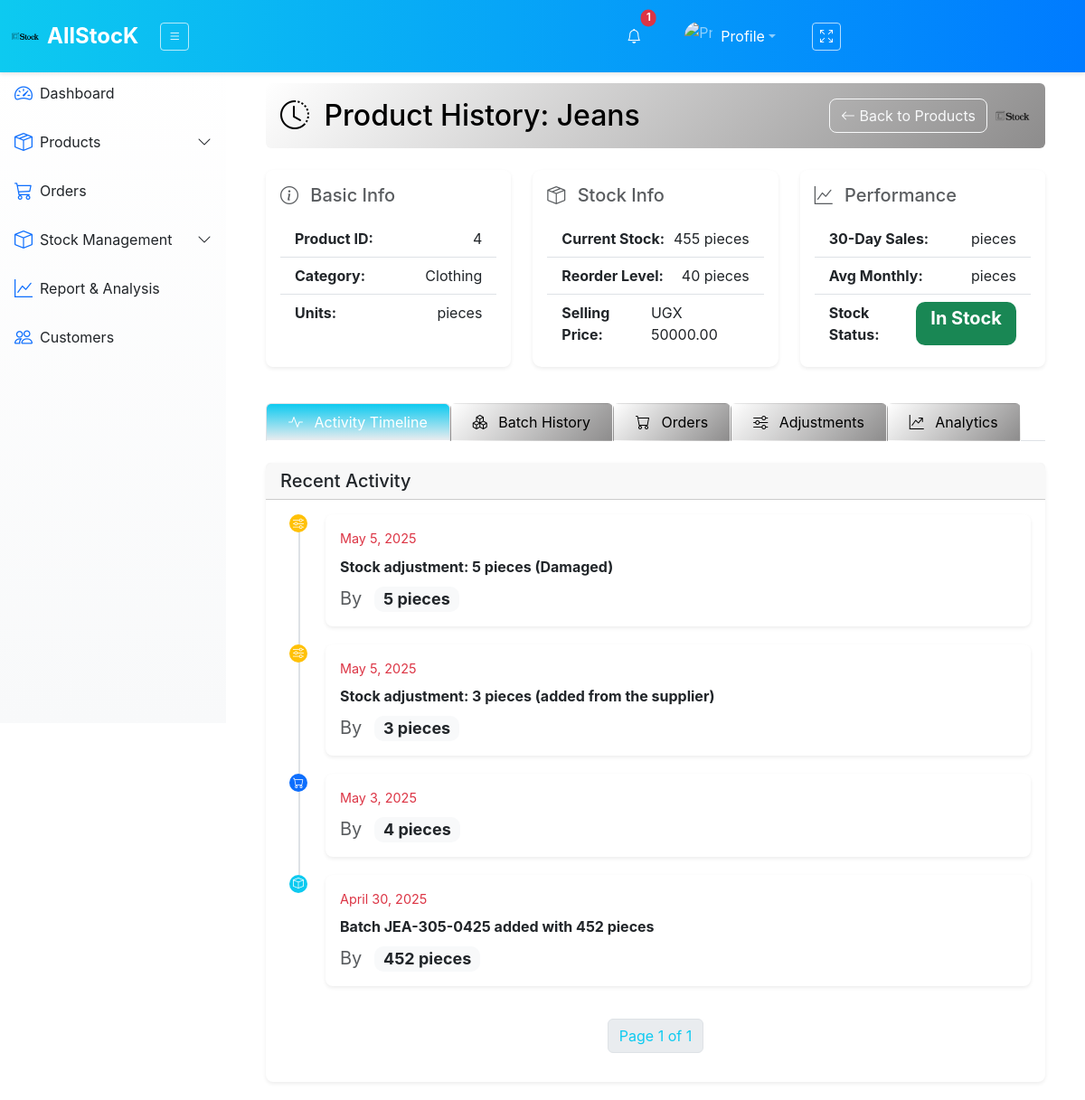
The page /product_history/4/ on the database its author committed.
### inventory_sys/models.py (models this page shows, shortened)
class Product(models.Model):
    product_id = models.AutoField(primary_key=True)
    name = models.CharField(max_length=100, unique=True)
    category = models.ForeignKey('Category', on_delete=models.CASCADE)
    selling_price = models.FloatField()
    units = models.CharField(max_length=50, default='pcs')
    quantity_in_stock = models.IntegerField(default=0)
    reorder_quantity = models.PositiveIntegerField(default=0)
    reorder_level = models.PositiveIntegerField(default=0)

class Category(models.Model):
    name = models.CharField(max_length=255, unique=True)
    description = models.TextField(blank=True, null=True)
    category_type = models.CharField(max_length=20, choices=CATEGORY_TYPES, default='finished_goods')
    created_at = models.DateTimeField(auto_now_add=True)

class Customer(models.Model):
    name = models.CharField(max_length=100)
    email = models.EmailField(unique=True)
    phone = models.CharField(max_length=10)
    address = models.CharField(max_length=40)

class Order(models.Model):
    PAYMENT_METHODS = [
        ("cash", "Cash"),
        ("credit_card", "Credit Card"),
        ("mobile_money", "Mobile Money"),
        ("bank_transfer", "Bank Transfer"),
    ]
    STATUS_CHOICES = [
        ('pending', 'Pending'),
        ('processing', 'Processing'),
        ('completed', 'Completed'),
        ('canceled', 'Canceled'),
    ]
    customer = models.ForeignKey(Customer, on_delete=models.CASCADE)
    product = models.ForeignKey(Product, to_field="product_id", on_delete=models.CASCADE)
    quantity = models.PositiveIntegerField()
    batch_sku = models.ForeignKey('ProductBatch', on_delete=models.SET_NULL, null=True, blank=True)
    units = models.CharField(max_length=50, default='pcs')
    price_per_unit = models.DecimalField(max_digits=10, decimal_places=2, default=0.00)
    total_price = models.DecimalField(max_digits=10, decimal_places=2, default=0.00)
    payment_method = models.CharField(max_length=20, choices=PAYMENT_METHODS, default="cash")
    discount = models.DecimalField(max_digits=5, decimal_places=2, default=0.00)
    final_total = models.DecimalField(max_digits=10, decimal_places=2, default=0.00)
    order_date = models.DateField(default=timezone.now)
    status = models.CharField(max_length=20, choices=STATUS_CHOICES, default='pending')

class ProductBatch(models.Model):
    product = models.ForeignKey(Product, on_delete=models.CASCADE)
    batch_sku = models.CharField(max_length=50, unique=True, null=True, blank=True)
    expiry_date = models.DateField(null=True, blank=True)
    initial_quantity = models.PositiveIntegerField()
    current_quantity = models.PositiveIntegerField()
    supplier = models.ForeignKey('Supplier', on_delete=models.CASCADE)
    buying_price = models.FloatField()
    manufacture_date = models.DateField(null=True, blank=True, default=date.today)
    stock_date = models.DateField(default=timezone.now)

### inventory_sys/views.py (the view)
# urls.py: path('product_history/<int:product_id>/', views.product_history, name='product_history'),
def product_history(request, product_id):
    product = get_object_or_404(Product, pk=product_id)
    combined_activity = []
    for batch in product.productbatch_set.all():
        combined_activity.append({
            'date': batch.stock_date,
            'event_type': 'batch',
            'description': f"Batch {batch.batch_sku} added with {batch.initial_quantity} {product.units}",
            'quantity': batch.initial_quantity
        })
        orders = product.order_set.all().order_by('-order_date')
    for order in orders:
        combined_activity.append({
            'date': order.order_date,
            'event_type': 'order',
            'user': order.customer,
            'quantity': order.quantity
        })
    adjustments = product.stockadjustment_set.all().order_by('-created_at')
    for adj in adjustments:
        combined_activity.append({
            'date': adj.created_at.date(),
            'event_type': 'adjustment',
            'description': f"Stock adjustment: {adj.quantity} {product.units} ({adj.reason})",
            'quantity': adj.quantity
        })
    combined_activity.sort(key=lambda x: x['date'], reverse=True)
    paginator = Paginator(combined_activity, 10)
    page_number = request.GET.get('page')
    page_obj = paginator.get_page(page_number)
    today = datetime.now()
    sales_labels = []
    sales_data = []
    for i in range(11, -1, -1):
     month = today - relativedelta(months=i)
     sales_labels.append(month.strftime("%b %Y"))
     sales_data.append(0)
    batch_labels = [f"Batch {batch.batch_sku}" for batch in product.productbatch_set.all()]
    batch_quantities = [batch.current_quantity for batch in product.productbatch_set.all()]
    context = {
        'product': product,
        'combined_activity': page_obj,
        'orders': orders,
        'adjustments': adjustments,
        'sales_labels': sales_labels,
        'sales_data': sales_data,
        'batch_labels': batch_labels,
        'batch_quantities' : batch_quantities,
    }
    return render(request, 'InvApp/product_history.html', context)

### inventory_sys/templates/InvApp/product_history.html (shortened to what this page needs)
{% extends "InvApp/layout.html" %}
{% load static %}
{% block content %}
<div class="container-fluid pt-3">
    <div class="d-flex justify-content-between align-items-center mb-4 p-3 rounded" style="background: linear-gradient(135deg, #ffffff 0%, #8d8c8c 100%); color: #000000;">
        <h2 class="m-0"><i class="bi bi-clock-history me-2"></i> Product History: {{ product.name }}</h2>
        <div class="d-flex align-items-center">
            <a href="{% url 'product_list' %}" class="btn btn-outline-light rounded-3 me-2">
                <i class="bi bi-arrow-left"></i> Back to Products
            </a>
            <img src="{% static 'images/logo-sm.png' %}" alt="Logo" style="height: 40px; opacity: 0.9;">
        </div>
    </div>
    <div class="row mb-4">
        <div class="col-md-4 mb-3">
            <div class="card border-0 shadow-sm rounded-3 h-100">
                <div class="card-body">
                    <h5 class="text-muted mb-3"><i class="bi bi-info-circle me-2"></i> Basic Info</h5>
                    <ul class="list-group list-group-flush">
                        <li class="list-group-item d-flex justify-content-between">
                            <span class="fw-bold">Product ID:</span>
                            <span >{{ product.product_id }}</span>
                        </li>
                        <li class="list-group-item d-flex justify-content-between">
                            <span class="fw-bold">Category:</span>
                            <span>{{ product.category.name }}</span>
                        </li>
                        <li class="list-group-item d-flex justify-content-between">
                            <span class="fw-bold">Units:</span>
                            <span>{{ product.units }}</span>
                        </li>
                    </ul>
                </div>
            </div>
        </div>
        <div class="col-md-4 mb-3">
            <div class="card border-0 shadow-sm  h-100" >
                <div class="card-body">
                    <h5 class="text-muted mb-3"><i class="bi bi-box-seam me-2"></i> Stock Info</h5>
                    <ul class="list-group list-group-flush">
                        <li class="list-group-item d-flex justify-content-between">
                            <span class="fw-bold">Current Stock:</span>
                            <span>{{ product.quantity_in_stock }} {{ product.units }}</span>
                        </li>
                        <li class="list-group-item d-flex justify-content-between">
                            <span class="fw-bold">Reorder Level:</span>
                            <span>{{ product.reorder_level }} {{ product.units }}</span>
                        </li>
                        <li class="list-group-item d-flex justify-content-between">
                            <span class="fw-bold">Selling Price:</span>
                            <span>UGX {{ product.selling_price|floatformat:2 }}</span>
                        </li>
                    </ul>
                </div>
            </div>
        </div>
        <div class="col-md-4 mb-3">
            <div class="card border-0 shadow-sm rounded-3 h-100">
                <div class="card-body">
                    <h5 class="text-muted mb-3"><i class="bi bi-graph-up me-2"></i> Performance</h5>
                    <ul class="list-group list-group-flush">
                        <li class="list-group-item d-flex justify-content-between">
                            <span class="fw-bold">30-Day Sales:</span>
                            <span>{{ product.total_sold_last_30_days }} {{ product.units }}</span>
                        </li>
                        <li class="list-group-item d-flex justify-content-between">
                            <span class="fw-bold">Avg Monthly:</span>
                            <span>{{ product.avg_monthly_sales|floatformat:2 }} {{ product.units }}</span>
                        </li>
                        <li class="list-group-item d-flex justify-content-between">
                            <span class="fw-bold">Stock Status:</span>
                            <span class="badge px-3 py-2 fs-5  bg-{% if product.quantity_in_stock < product.reorder_level %}danger{% elif product.quantity_in_stock == product.reorder_level %}warning{% else %}success{% endif %}">
                                {% if product.quantity_in_stock < product.reorder_level %}Low Stock
                                {% elif product.quantity_in_stock == product.reorder_level %}Reorder Level
                                {% else %}In Stock{% endif %}
                            </span>
                        </li>
                    </ul>
                </div>
            </div>
        </div>
    </div>
<ul class="nav nav-tabs mb-4" id="historyTabs" role="tablist">
    <li class="nav-item" role="presentation">
        <button class="nav-link tab-button active rounded-top px-4 py-2" id="activity-tab" data-bs-toggle="tab" data-bs-target="#activity" type="button" role="tab">
            <i class="bi bi-activity me-2"></i> Activity Timeline
        </button>
    </li>
    <li class="nav-item" role="presentation">
        <button class="nav-link tab-button rounded-top px-4 py-2" id="batches-tab" data-bs-toggle="tab" data-bs-target="#batches" type="button" role="tab">
            <i class="bi bi-boxes me-2"></i> Batch History
        </button>
    </li>
    <li class="nav-item" role="presentation">
        <button class="nav-link tab-button rounded-top px-4 py-2" id="orders-tab" data-bs-toggle="tab" data-bs-target="#orders" type="button" role="tab">
            <i class="bi bi-cart me-2"></i> Orders
        </button>
    </li>
    <li class="nav-item" role="presentation">
        <button class="nav-link tab-button rounded-top px-4 py-2" id="adjustments-tab" data-bs-toggle="tab" data-bs-target="#adjustments" type="button" role="tab">
            <i class="bi bi-sliders me-2"></i> Adjustments
        </button>
    </li>
    <li class="nav-item" role="presentation">
        <button class="nav-link tab-button rounded-top px-4 py-2" id="analytics-tab" data-bs-toggle="tab" data-bs-target="#analytics" type="button" role="tab">
            <i class="bi bi-graph-up-arrow me-2"></i> Analytics
        </button>
    </li>
</ul>
    <div class="tab-content mt-3" id="historyTabsContent">
        <div class="tab-pane fade show active" id="activity" role="tabpanel">
            <div class="card border-0 shadow-sm rounded-3">
                <div class="card-header  text-white d-flex justify-content-between align-items-center">
                    <h5 class="mb-0 text-dark">Recent Activity</h5>
                </div>
                <div class="card-body">
                    <div class="timeline">
                        {% for event in combined_activity %}
                        <div class="timeline-item {% if forloop.first %}first{% endif %} {% if forloop.last %}last{% endif %}">
                            <div class="timeline-badge bg-{% if event.event_type == 'order' %}primary{% elif event.event_type == 'adjustment' %}warning{% elif event.event_type == 'batch' %}info{% else %}secondary{% endif %}">
                                <i class="bi bi-{% if event.event_type == 'order' %}cart{% elif event.event_type == 'adjustment' %}sliders{% elif event.event_type == 'batch' %}box{% else %}activity{% endif %}"></i>
                            </div>
                            <div class="timeline-card border-0 shadow-sm  rounded-3">
                                <div class="timeline-header">
                                    <span class="text-danger float-end">{{ event.date }}</span>
                                </div>
                                <div class="timeline-body fs-6 fw-bold">
                                    {{ event.description }}
                                </div>
                                <div class="timeline-footer fs-5">
                                    <span class="text-muted ">By {{ event.customer.name }}</span>
                                    {% if event.quantity %}
                                    <span class="badge bg-light text-dark ms-2">{{ event.quantity }} {{ product.units }}</span>
                                    {% endif %}
                                </div>
                            </div>
                        </div>
                        {% empty %}
                        <div class="alert alert-info text-center">
                            <i class="bi bi-info-circle fs-1"></i>
                            <h5 class="mt-2">No activity recorded for this product.</h5>
                        </div>
                        {% endfor %}
                    </div>
                    <nav aria-label="Timeline pagination" class="mt-3">
                        <ul class="pagination justify-content-center">
                            <li class="page-item disabled">
                                <span class="page-link">Page {{ combined_activity.number }} of {{ combined_activity.paginator.num_pages }}</span>
                            </li>
                        </ul>
                    </nav>
                </div>
            </div>
        </div>
    </div>
</div>
{% endblock %}

### inventory_sys/static/style/style.css (style rules this page uses)
.card { border-radius: 10px; transition: transform 0.2s ease-in-out; }
.badge { font-size: 0.9em; padding: 5px 10px; border-radius: 10px; }
.timeline { position: relative; padding-left: 50px; }
.timeline-item { position: relative; padding-bottom: 20px; }
.timeline-item:before { content: ''; position: absolute; left: -30px; top: 0; width: 2px; height: 100%; background-color: #dee2e6; }
.timeline-item.first:before { top: 15px; }
.timeline-item.last:before { height: 15px; }
.timeline-badge { position: absolute; left: -40px; top: 0; width: 20px; height: 20px; border-radius: 50%; display: flex; align-items: center; justify-content: center; color: white; font-size: 0.75rem; }
.timeline-card { background: white; border: 1px solid #dee2e6; border-radius: 0.25rem; padding: 1rem; position: relative; }
.timeline-header { display: flex; justify-content: space-between; margin-bottom: 0.5rem; font-size: 0.9rem; }
.timeline-body { font-size: 0.85rem; margin-bottom: 0.5rem; }
.timeline-footer { font-size: 0.75rem; color: #6c757d; }
.card { transition: transform 0.2s; }

### inventory_sys/static/style/report.css (style rules this page uses)
.pagination .page-link { border-radius: 50%; margin: 0 5px; color: #0dcaf0; }

### inventory_sys/static/style/layout.css (style rules this page uses)
body { min-height: 100vh; overflow-x: hidden; padding-top: var(--navbar-height); padding-left: var(--sidebar-width); font-family: 'Inter', sans-serif; transition: all 0.3s ease; }
.card { transition: transform 0.3s ease; }
.pagination .page-link { border-radius: 50%; margin: 0 5px; color: #0dcaf0; transition: all 0.3s ease; }

### inventory_sys/static/style/product.css (style rules this page uses)
.tab-button { background: linear-gradient(135deg, #ffffff 0%, #8d8c8c 100%) !important; color: #000000 !important; transition: all 0.3s ease; }
.tab-button.active { background: linear-gradient(180deg, #0dcaf0 0%, #e9ecef 100%) !important; color: #ffffff !important; }

### inventory_sys/static/style/order.css (style rules this page uses)
.card { transition: transform 0.2s; }

### rows shown on the page
Product: name "Jeans", product_id "4", category.name "Clothing", units "pieces", quantity_in_stock "455", reorder_level "40", selling_price "50000.00", units "pieces" "pieces" "pieces"
Customer: date "May 3, 2025", quantity "4"
ProductBatch: date "April 30, 2025"

### other values the page prints
{{ orders.count }} "1"
{{ event.date }} "May 5, 2025" "May 5, 2025"
{{ event.description }} "Stock adjustment: 5 pieces (Damaged)" "Stock adjustment: 3 pieces (added from the supplier)" "Batch JEA-305-0425 added with 452 pieces"
{{ event.quantity }} "5" "3" "452"
{{ combined_activity.number }} "1"
{{ combined_activity.paginator.num_pages }} "1"
